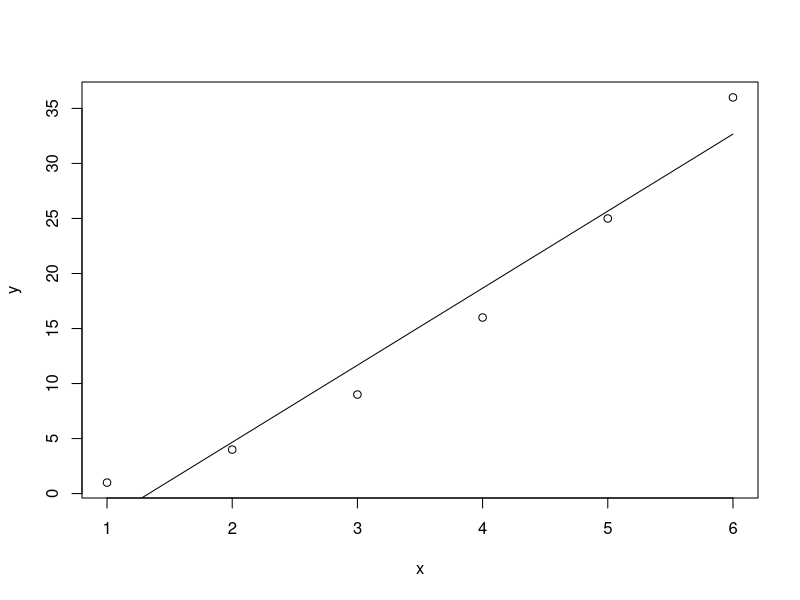
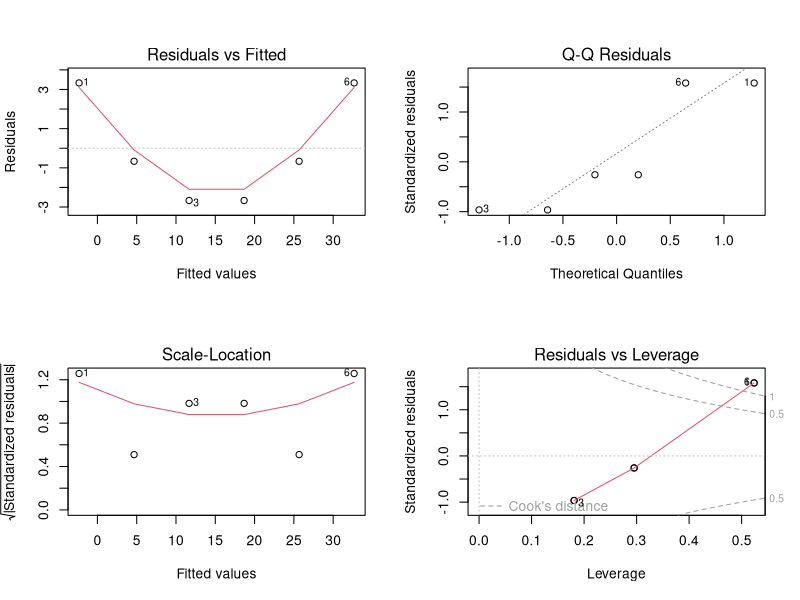

These charts were generated, in order, by the following R code: (Note: this script raises an error after producing the figures.)
# Title     : TODO
# Objective : TODO
# Created by: STOAL
# Created on: 7/24/2020

x <- 1:6
y <- x^2
z <- x * 7.000 -9.333

print(x)
print(y)
print(z)


plot(x,y)
lines(x,z)

model <- lm(y ~ x)
print(model)

summary(model)

par(mfrow = c(2, 2))
plot(model)

# install.packages("caTools")  # install external package
library(caTools)             # external package providing write.gif function
jet.colors <- colorRampPalette(c("red", "blue", "#007FFF", "cyan", "#7FFF7F",
                                 "yellow", "#FF7F00", "red", "#7F0000"))
dx <- 1500                    # define width
dy <- 1400                    # define height
C  <- complex(real = rep(seq(-2.2, 1.0, length.out = dx), each = dy),
              imag = rep(seq(-1.2, 1.2, length.out = dy), dx))
C <- matrix(C, dy, dx)       # reshape as square matrix of complex numbers
Z <- 0                       # initialize Z to zero
X <- array(0, c(dy, dx, 20)) # initialize output 3D array
for (k in 1:20) {            # loop with 20 iterations
  Z <- Z^2 + C               # the central difference equation
  X[, , k] <- exp(-abs(Z))   # capture results
}
write.gif(X, "output/Mandelbrot.gif", col = jet.colors, delay = 100)
